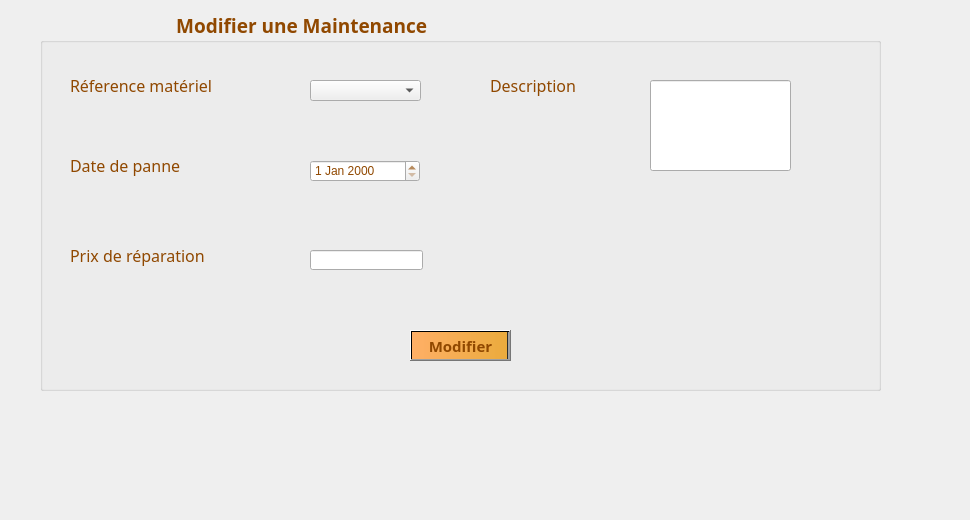
     <widget class="QWidget" name="tab_maintenance_6">
      <attribute name="title">
       <string>Modifier</string>
      </attribute>
      <widget class="QGroupBox" name="groupBox_maintenance_2">
       <property name="geometry">
        <rect>
         <x>40</x>
         <y>10</y>
         <width>841</width>
         <height>381</height>
        </rect>
       </property>
       <property name="font">
        <font>
         <family>Lucida Calligraphy</family>
         <pointsize>14</pointsize>
         <weight>75</weight>
         <bold>true</bold>
        </font>
       </property>
       <property name="styleSheet">
        <string notr="true">color: rgb(144, 72, 0);</string>
       </property>
       <property name="title">
        <string>                           Modifier une Maintenance</string>
       </property>
       <widget class="QLabel" name="label_maintenance_8">
        <property name="geometry">
         <rect>
          <x>30</x>
          <y>140</y>
          <width>171</width>
          <height>31</height>
         </rect>
        </property>
        <property name="font">
         <font>
          <family>Lucida Calligraphy</family>
          <pointsize>12</pointsize>
         </font>
        </property>
        <property name="text">
         <string>Date de panne</string>
        </property>
       </widget>
       <widget class="QLineEdit" name="lineEdit_maintenance_3">
        <property name="geometry">
         <rect>
          <x>270</x>
          <y>240</y>
          <width>113</width>
          <height>20</height>
         </rect>
        </property>
       </widget>
       <widget class="QDateEdit" name="dateEdit_maintenance_2">
        <property name="geometry">
         <rect>
          <x>270</x>
          <y>150</y>
          <width>110</width>
          <height>22</height>
         </rect>
        </property>
       </widget>
       <widget class="QLabel" name="label_maintenance_10">
        <property name="geometry">
         <rect>
          <x>30</x>
          <y>60</y>
          <width>231</width>
          <height>31</height>
         </rect>
        </property>
        <property name="font">
         <font>
          <family>Lucida Calligraphy</family>
          <pointsize>12</pointsize>
         </font>
        </property>
        <property name="text">
         <string>Réference matériel</string>
        </property>
       </widget>
       <widget class="QLabel" name="label_maintenance_13">
        <property name="geometry">
         <rect>
          <x>30</x>
          <y>230</y>
          <width>201</width>
          <height>31</height>
         </rect>
        </property>
        <property name="font">
         <font>
          <family>Lucida Calligraphy</family>
          <pointsize>12</pointsize>
         </font>
        </property>
        <property name="text">
         <string>Prix de réparation</string>
        </property>
       </widget>
       <widget class="QLabel" name="label_maintenance_14">
        <property name="geometry">
         <rect>
          <x>450</x>
          <y>60</y>
          <width>171</width>
          <height>31</height>
         </rect>
        </property>
        <property name="font">
         <font>
          <family>Lucida Calligraphy</family>
          <pointsize>12</pointsize>
         </font>
        </property>
        <property name="text">
         <string>Description</string>
        </property>
       </widget>
       <widget class="QPushButton" name="pushButton_maintenance_2">
        <property name="geometry">
         <rect>
          <x>370</x>
          <y>320</y>
          <width>101</width>
          <height>31</height>
         </rect>
        </property>
        <property name="font">
         <font>
          <family>Lucida Calligraphy</family>
          <pointsize>11</pointsize>
          <weight>75</weight>
          <bold>true</bold>
         </font>
        </property>
        <property name="styleSheet">
         <string notr="true">color: rgb(144, 72, 0);
background-color: qlineargradient(spread:pad, x1:0, y1:0, x2:1, y2:0, stop:0 rgba(255, 175, 102, 255), stop:0.978814 rgba(235, 171, 61, 255), stop:0.98 rgba(0, 0, 0, 255), stop:1 rgba(0, 0, 0, 0));</string>
        </property>
        <property name="text">
         <string>Modifier</string>
        </property>
       </widget>
       <widget class="QLineEdit" name="lineEdit_maintenance_7">
        <property name="geometry">
         <rect>
          <x>610</x>
          <y>70</y>
          <width>141</width>
          <height>91</height>
         </rect>
        </property>
       </widget>
      </widget>
      <widget class="QLabel" name="label_maintenance_2">
       <property name="geometry">
        <rect>
         <x>-20</x>
         <y>-100</y>
         <width>961</width>
         <height>511</height>
        </rect>
       </property>
       <property name="text">
        <string/>
       </property>
       <property name="pixmap">
        <pixmap>../m.png</pixmap>
       </property>
      </widget>
      <widget class="QComboBox" name="comboBox_maintenance_2">
       <property name="geometry">
        <rect>
         <x>310</x>
         <y>80</y>
         <width>111</width>
         <height>21</height>
        </rect>
       </property>
      </widget>
      <zorder>label_maintenance_2</zorder>
      <zorder>groupBox_maintenance_2</zorder>
      <zorder>comboBox_maintenance_2</zorder>
     </widget>
